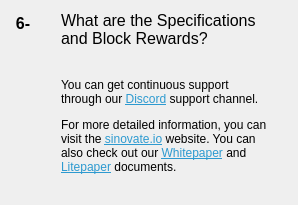
                 <widget class="QWidget" name="widgetFaq6" native="true">
                  <layout class="QHBoxLayout" name="horizontalpage_6" stretch="0,1">
                   <item alignment="Qt::AlignTop">
                    <widget class="QLabel" name="labelNumber6">
                     <property name="minimumSize">
                      <size>
                       <width>24</width>
                       <height>24</height>
                      </size>
                     </property>
                     <property name="maximumSize">
                      <size>
                       <width>16777215</width>
                       <height>24</height>
                      </size>
                     </property>
                     <property name="font">
                      <font>
                       <pointsize>12</pointsize>
                       <weight>75</weight>
                       <bold>true</bold>
                      </font>
                     </property>
                     <property name="styleSheet">
                      <string notr="true"/>
                     </property>
                     <property name="text">
                      <string>6-</string>
                     </property>
                     <property name="alignment">
                      <set>Qt::AlignCenter</set>
                     </property>
                    </widget>
                   </item>
                   <item>
                    <layout class="QVBoxLayout" name="verticalLayoutpage_6">
                     <property name="spacing">
                      <number>0</number>
                     </property>
                     <property name="leftMargin">
                      <number>20</number>
                     </property>
                     <property name="rightMargin">
                      <number>20</number>
                     </property>
                     <item>
                      <widget class="QLabel" name="labelSubtitle6">
                       <property name="font">
                        <font>
                         <pointsize>12</pointsize>
                        </font>
                       </property>
                       <property name="text">
                        <string>What are the Specifications and Block Rewards?</string>
                       </property>
                       <property name="wordWrap">
                        <bool>true</bool>
                       </property>
                      </widget>
                     </item>
                     <item>
                      <spacer name="verticalSpacer_60">
                       <property name="orientation">
                        <enum>Qt::Vertical</enum>
                       </property>
                       <property name="sizeType">
                        <enum>QSizePolicy::Fixed</enum>
                       </property>
                       <property name="sizeHint" stdset="0">
                        <size>
                         <width>20</width>
                         <height>30</height>
                        </size>
                       </property>
                      </spacer>
                     </item>
                     <item>
                      <widget class="QLabel" name="labelContent6">
                       <property name="text">
                        <string>&lt;html&gt;&lt;head/&gt;&lt;body&gt;&lt;p&gt;You can get continuous support through our &lt;a href=&quot;https://discordapp.com/invite/CWbnW5y&quot;&gt;&lt;span style=&quot; text-decoration: underline; color:#2d9ad0;&quot;&gt;Discord&lt;/span&gt;&lt;/a&gt; support channel.&lt;/p&gt;&lt;p&gt;For more detailed information, you can visit the &lt;a href=&quot;https://sinovate.io/&quot;&gt;&lt;span style=&quot; text-decoration: underline; color:#2d9ad0;&quot;&gt;sinovate.io&lt;/span&gt;&lt;/a&gt; website. You can also check out our &lt;a href=&quot;https://sinovate.io/sin-whitepaper/&quot;&gt;&lt;span style=&quot; text-decoration: underline; color:#2d9ad0;&quot;&gt;Whitepaper&lt;/span&gt;&lt;/a&gt; and &lt;a href=&quot;https://sinovate.io/SINOVATE_litepaper.pdf&quot;&gt;&lt;span style=&quot; text-decoration: underline; color:#2d9ad0;&quot;&gt;Litepaper&lt;/span&gt;&lt;/a&gt; documents.&lt;/p&gt;&lt;/body&gt;&lt;/html&gt;</string>
                       </property>
                       <property name="alignment">
                        <set>Qt::AlignLeading|Qt::AlignLeft|Qt::AlignTop</set>
                       </property>
                       <property name="wordWrap">
                        <bool>true</bool>
                       </property>
                      </widget>
                     </item>
                     <item>
                      <spacer name="verticalSpacer_61">
                       <property name="orientation">
                        <enum>Qt::Vertical</enum>
                       </property>
                       <property name="sizeHint" stdset="0">
                        <size>
                         <width>20</width>
                         <height>20</height>
                        </size>
                       </property>
                      </spacer>
                     </item>
                    </layout>
                   </item>
                  </layout>
                 </widget>
